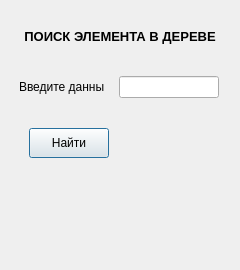
<?xml version="1.0" encoding="UTF-8"?>
<ui version="4.0">
 <class>Dialog</class>
 <widget class="QDialog" name="Dialog">
  <property name="geometry">
   <rect>
    <x>0</x>
    <y>0</y>
    <width>240</width>
    <height>270</height>
   </rect>
  </property>
  <property name="maximumSize">
   <size>
    <width>240</width>
    <height>270</height>
   </size>
  </property>
  <property name="windowTitle">
   <string>Dialog</string>
  </property>
  <layout class="QVBoxLayout" name="verticalLayout_2">
   <item>
    <layout class="QVBoxLayout" name="verticalLayout">
     <property name="spacing">
      <number>15</number>
     </property>
     <property name="leftMargin">
      <number>8</number>
     </property>
     <property name="topMargin">
      <number>0</number>
     </property>
     <property name="rightMargin">
      <number>8</number>
     </property>
     <property name="bottomMargin">
      <number>20</number>
     </property>
     <item>
      <widget class="QLabel" name="label">
       <property name="maximumSize">
        <size>
         <width>16777215</width>
         <height>50</height>
        </size>
       </property>
       <property name="font">
        <font>
         <pointsize>10</pointsize>
         <weight>75</weight>
         <bold>true</bold>
        </font>
       </property>
       <property name="text">
        <string>ПОИСК ЭЛЕМЕНТА В ДЕРЕВЕ</string>
       </property>
       <property name="alignment">
        <set>Qt::AlignCenter</set>
       </property>
      </widget>
     </item>
     <item>
      <layout class="QHBoxLayout" name="horizontalLayout">
       <item>
        <widget class="QLabel" name="label_2">
         <property name="maximumSize">
          <size>
           <width>85</width>
           <height>16777215</height>
          </size>
         </property>
         <property name="text">
          <string>Введите данные</string>
         </property>
        </widget>
       </item>
       <item>
        <widget class="QLineEdit" name="data_input">
         <property name="maximumSize">
          <size>
           <width>100</width>
           <height>16777215</height>
          </size>
         </property>
        </widget>
       </item>
      </layout>
     </item>
     <item>
      <layout class="QHBoxLayout" name="horizontalLayout_2" stretch="2,9">
       <property name="leftMargin">
        <number>10</number>
       </property>
       <property name="topMargin">
        <number>15</number>
       </property>
       <property name="bottomMargin">
        <number>15</number>
       </property>
       <item>
        <widget class="QPushButton" name="btn_find">
         <property name="minimumSize">
          <size>
           <width>0</width>
           <height>30</height>
          </size>
         </property>
         <property name="maximumSize">
          <size>
           <width>140</width>
           <height>30</height>
          </size>
         </property>
         <property name="text">
          <string>Найти</string>
         </property>
        </widget>
       </item>
       <item>
        <spacer name="horizontalSpacer">
         <property name="orientation">
          <enum>Qt::Horizontal</enum>
         </property>
         <property name="sizeHint" stdset="0">
          <size>
           <width>40</width>
           <height>20</height>
          </size>
         </property>
        </spacer>
       </item>
      </layout>
     </item>
     <item>
      <widget class="QLabel" name="label_info">
       <property name="maximumSize">
        <size>
         <width>300</width>
         <height>50</height>
        </size>
       </property>
       <property name="text">
        <string/>
       </property>
       <property name="alignment">
        <set>Qt::AlignHCenter|Qt::AlignTop</set>
       </property>
      </widget>
     </item>
    </layout>
   </item>
  </layout>
 </widget>
 <resources/>
 <connections/>
</ui>
